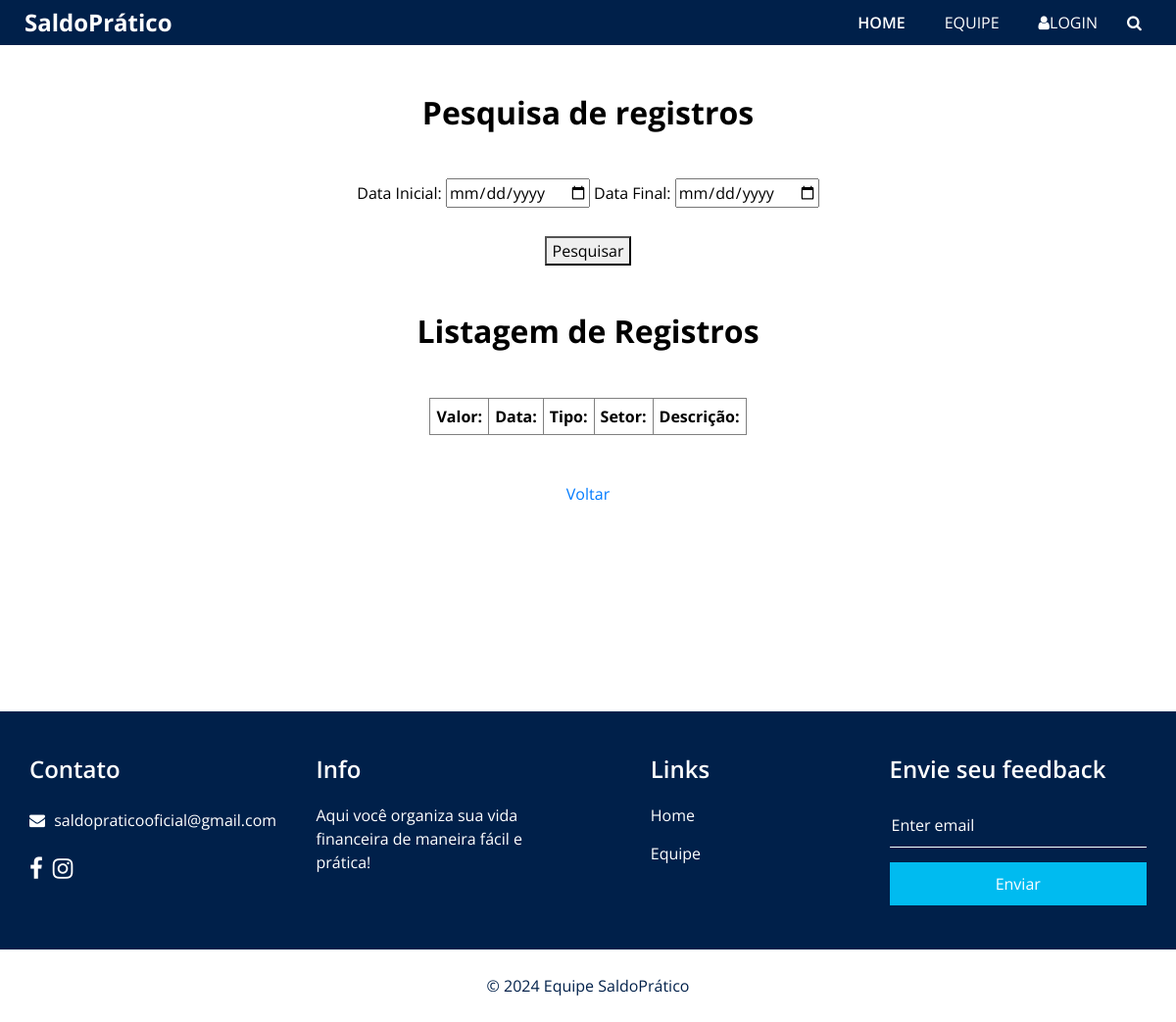
/entrada/pesquisaentrada.php, run on an earlier commit of the app's database.
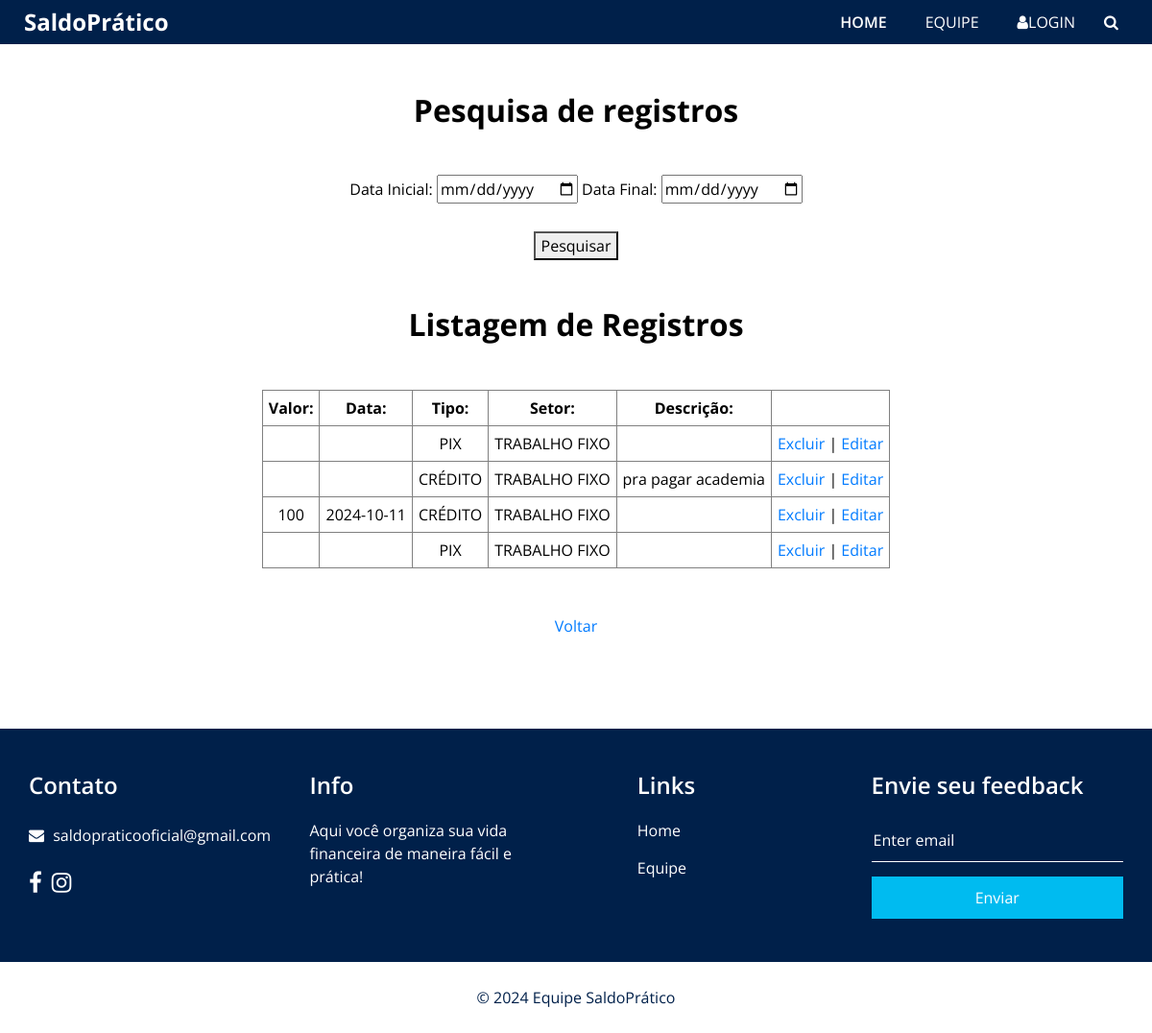
And on a later commit of the database.
### tables this page shows
CREATE TABLE `entrada_usuario` (
  `id_entrada` int(11) NOT NULL,
  `valor_entrada` varchar(10000) NOT NULL,
  `data_entrada` varchar(12) NOT NULL,
  `descricao_entrada` varchar(255) NOT NULL,
  `tipo_entrada` enum('PIX','CRÉDITO','DÉBITO','BOLETO','TRANSFERÊNCIA','DINHEIRO') NOT NULL,
  `cpf_usuario` char(14) DEFAULT NULL,
  `setor_entrada` enum('TRABALHO FIXO','FREELANCER','EXTRA','PRESENTE','AUXILIO','OUTRO:') NOT NULL
);

### entrada/pesquisaentrada.php (the view, shortened to what the changed rows need)
<!DOCTYPE html>
<html>
<head>
  <link rel="stylesheet" type="text/css" href="../css/bootstrap.css" />
  <link rel="stylesheet" type="text/css" href="../https://cdnjs.cloudflare.com/ajax/libs/OwlCarousel2/2.3.4/assets/owl.carousel.min.css" />
  <link href="../css/font-awesome.min.css" rel="stylesheet" />
  <link href="../css/style.css" rel="stylesheet" />
  <link href="../css/responsive.css" rel="stylesheet" />
</head>
<body>
  <div class="hero_area">
			<section class="about_section layout_padding">
    <div class="container  ">
      <div class="heading_container heading_center">
		<h2>Pesquisa de registros</h2><br><br>
		<br><br>
		<h2>Listagem de Registros</h2><br><br>
		<table border>
			<tr>
				<th>Valor: </th>
				<th>Data: </th>
				<th>Tipo: </th>
				<th>Setor: </th>
        <th>Descrição: </th>
			</tr>
		<?php
			$data1 = '';
			$data2 = '';
			$datasource = 'mysql:host=localhost;dbname=controlegastos';
			$user = 'root';
			$pass = 'vertrigo';
			$db = new PDO($datasource, $user, $pass);
      if(!empty($data1)){
        $query = "SELECT * FROM entrada_usuario WHERE data_entrada BETWEEN ? AND ?";
        $stm = $db -> prepare($query);
        $stm->bindParam(1, $data1);
        $stm->bindParam(2, $data2);
      }
      else {
        $query = "SELECT * FROM entrada_usuario LIMIT 10";
        $stm = $db -> prepare($query);
      }
			if ($stm -> execute()) {
				$result = $stm->fetchAll(PDO::FETCH_ASSOC);
				foreach($result as $row) {
          $id_entrada = $row['id_entrada'];
					$valor_entrada = $row['valor_entrada'];
					$data_entrada = $row['data_entrada'];
					$tipo_entrada = $row['tipo_entrada'];
					$setor_entrada = $row['setor_entrada'];
					$descricao_entrada = $row['descricao_entrada'];
					print "<tr>
					        <td>$valor_entrada</td>
					        <td>$data_entrada</td>
					        <td>$tipo_entrada</td>
					        <td>$setor_entrada</td>
                  <td>$descricao_entrada</td>
					        <td><a href='delete.php?id=$id_entrada'>Excluir</a> |
                      <a href='edita.php?id=$id_entrada'>Editar</a></td>
                </tr>";
				}
			} else {
				print '<p>Erro ao listar registros!</p>';
			}
		?>
		</table>
    <br><br><a href='index.php'>Voltar</a>
		</div>
		</div>
		</section>
</body>

What changed in the data, as far as the page shows it:
added entrada_usuario: tipo_entrada "PIX", setor_entrada "TRABALHO FIXO"
added entrada_usuario: tipo_entrada "CRÉDITO", setor_entrada "TRABALHO FIXO", descricao_entrada "pra pagar academia"
added entrada_usuario: valor_entrada "100", data_entrada "2024-10-11", tipo_entrada "CRÉDITO", setor_entrada "TRABALHO FIXO"
added entrada_usuario: tipo_entrada "PIX", setor_entrada "TRABALHO FIXO"
